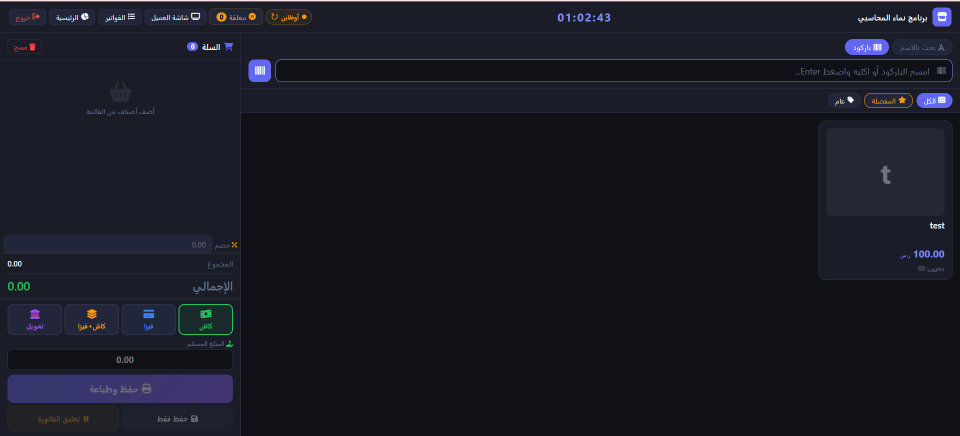
#> input picture tmp/namaa-screens-20260919/namaa secreens/Screenshot 2026-09-16 010251.png, 1919 x 872 px (shown at 1/2 size)
$ python make_selected_contact.py
#> lines starting #> are read from the running program, lines starting #| are printed output that depends on the picture
from pathlib import Path
from PIL import Image, ImageDraw, ImageFont

root = Path(__file__).resolve().parents[1]
source = root / "tmp" / "namaa-screens-20260919" / "namaa secreens"
names = [
    "Screenshot 2026-09-16 010251.png",
    "Screenshot 2026-09-16 010448.png",
    "Screenshot 2026-09-16 010515.png",
    "Screenshot 2026-09-19 130315.png",
    "Screenshot 2026-09-19 130352.png",
]
canvas = Image.new("RGB", (960, len(names) * 470), "white")
#> canvas: PIL image 960x2350 RGB; every value is 255
draw = ImageDraw.Draw(canvas)
font = ImageFont.load_default()
for i, name in enumerate(names):
    im = Image.open(source / name).convert("RGB")
    im.thumbnail((940, 420))
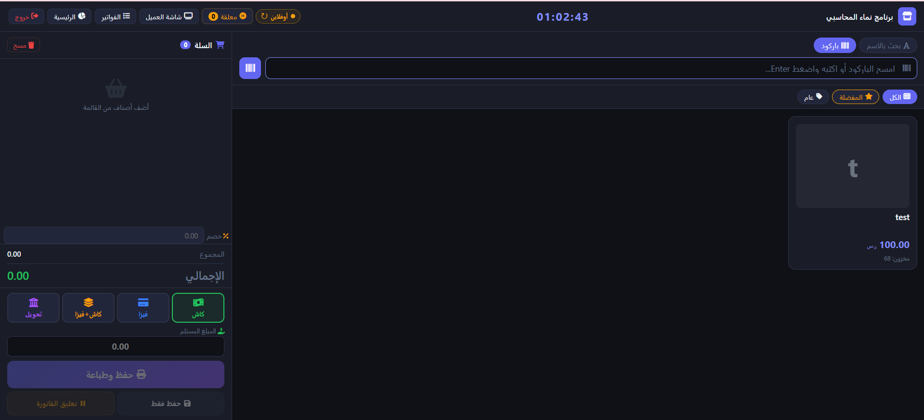
#> im: PIL image 924x420 RGB; mean R, G, B 23.5, 25.8, 35.2
    y = i * 470
    canvas.paste(im, ((960 - im.width) // 2, y))
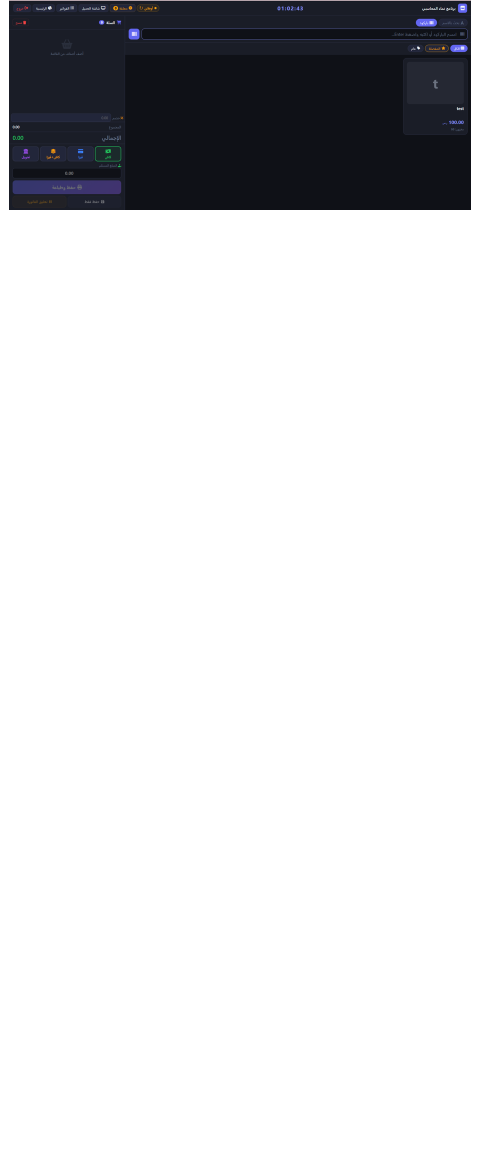
#> canvas: PIL image 960x2350 RGB (shown at 1/2 size); mean R, G, B 215.2, 215.6, 217.2
#> (the run stopped early here; a loop or call above may not have finished)
